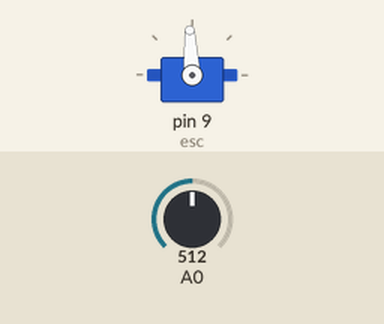
The sketch below on a simulated Arduino Uno, built with avr-gcc and run on an emulated ATmega328P. On the bench: servo. The inputs (shaded band) are chosen by the test bench; at power-on: A0 = 512.

Above: at 6.2 s.
6.3 s: A0 set to 716
At 7.0 s:
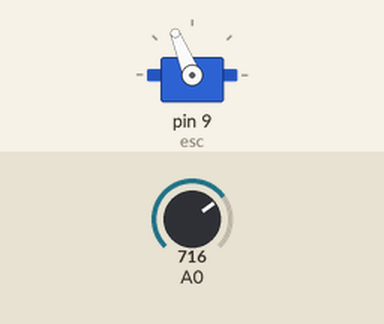
7.8 s: A0 set to 900
At 8.2 s:
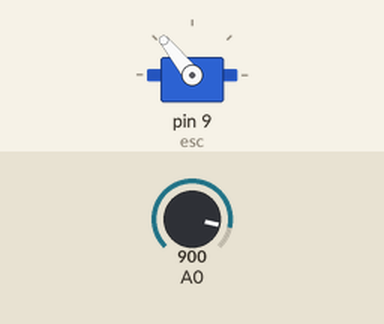
9.3 s: A0 set to 1023
At 10.5 s:
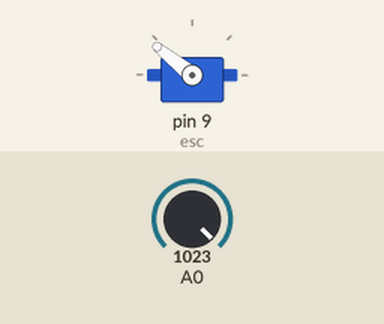
10.8 s: A0 set to 306
At 11.7 s:
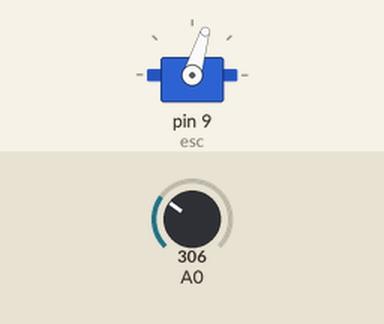
12.3 s: A0 set to 511
At 12.8 s:
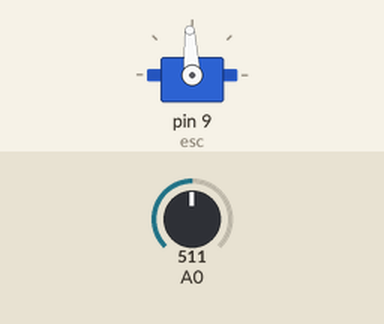
13.8 s: A0 set to 0
At 15.1 s:
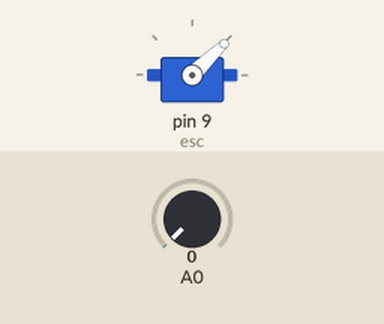
Timing chart, 0 to 16.3 s (numbered marks = the images above; inputs shaded):
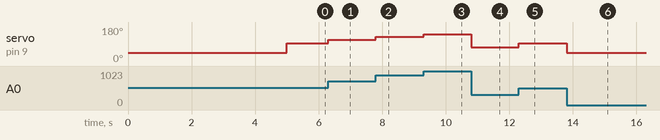

The sketch:

brushless.ino
```cpp
 #include <Servo.h> //Foloseste libraria pentru ESC
Servo esc;

void setup()
{
	esc.attach(9); //Portul trebuie sa fie PWM, vezi mai multe informatii in readme
	esc.writeMicroseconds(1000); //Initializeaza ESC-ul - nu ar trebui sa modifici
	delay(5000); //Asteapta 5 secunde, optional
}

void loop()
{
	int val; //val = valoarea potentiometrului
	val = analogRead(A0); //Citeste de pe portul potentiometrului (Analog 0)
	val = map(val, 0, 1023, 1000, 2000); //Creeaza un map pentru val, de la 0 la 1023 - statusul potentiometrului
	esc.writeMicroseconds(val); //Transmite valoarea catre ESC, pentru a regla viteza motorului
}
```

Measured:
- after the input at 6.3 s, servo on pin 9 (esc): 93° → 112° at once
- after the input at 7.8 s, servo on pin 9 (esc): 112° → 129° at once
- after the input at 9.3 s, servo on pin 9 (esc): 129° → 141° at once
- after the input at 10.8 s, servo on pin 9 (esc): 141° → 73° at once
- after the input at 12.3 s, servo on pin 9 (esc): 73° → 93° at once
- after the input at 13.8 s, servo on pin 9 (esc): 93° → 44° at once
